Frame 1 (no input): blank canvas, image omitted
Frame 60 (no input): blank canvas, image omitted
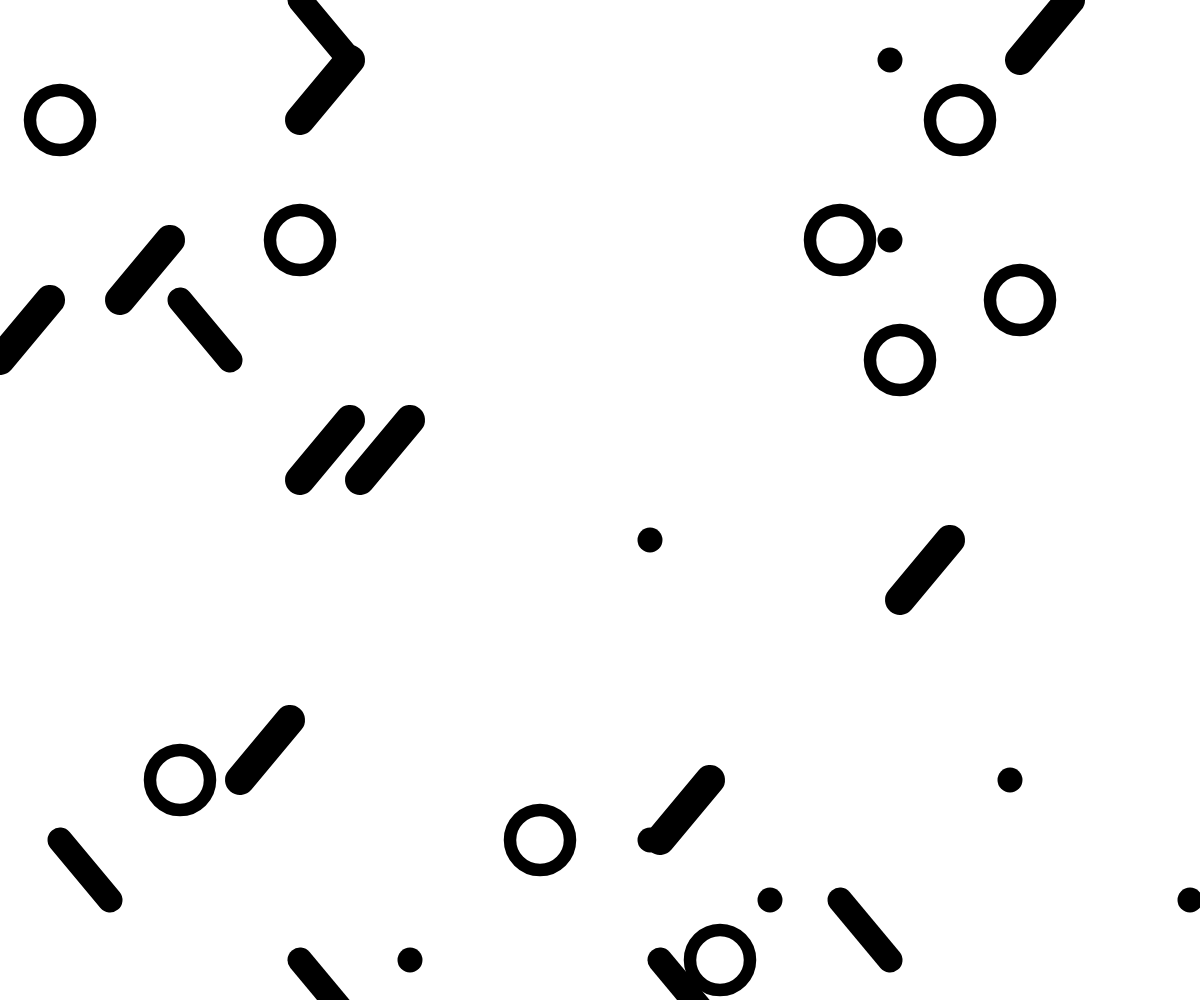
Frame 120 (the mouse pressed at the canvas centre since frame 60)

The p5.js sketch whose frames 1 and 60 were blank and that drew this single picture after the mouse press (run headless with seeded random() and noise() and a simulated clock; from frame 60 on, the mouse is pressed at the canvas centre):

// p5.js sketch
// ── sketch.js

const tileCount = 20

let actRandomSeed = 0
let actStrokeCap;


function setup() {
  createCanvas(windowWidth, windowHeight);
  actStrokeCap = ROUND
}


function draw() {
  clear()
  strokeCap(actStrokeCap)

  randomSeed(actRandomSeed)

  for (let gridY = 0; gridY < tileCount; gridY++) {
    for (let gridX = 0; gridX < tileCount; gridX++) {
      
      // get the x and y position on the grid
      // by dividing the canva's width by the tile count 
      // and multiplying by the position
      const posX = width / tileCount * gridX      
      const posY = width / tileCount * gridY
      
      const toggle = int(random(0, 48))

      const posX_ini = posX
      const posX_end = posX + height / tileCount
      const posY_ini = posY
      const posY_end = posY + width / tileCount
      
      // strokeWeight(int(random(0, 10)))
      
      // line(posX_ini, posY_ini, posX_ini, posY_end)
      // line(posX_ini, posY_end, posX_end, posY_end)

      if(toggle === 0) {
        strokeWeight(mouseX / 20)
        line(posX_end, posY_ini, posX_ini, posY_end)
      }
      if(toggle === 1) {
        strokeWeight(mouseY / 20)
        line(posX_end, posY_end, posX_end, posY_end)
      }
      if(toggle === 2) {
        strokeWeight(mouseY / 40)
        circle(posX_ini, posY_ini, mouseX / 10)
        // line(posX_ini, posY_ini, posX_ini, posY_ini)
      }
      if(toggle === 3) {
        strokeWeight(mouseY / 20)
        line(posX_ini, posY_ini, posX_end, posY_end)
      }
    }    
  }
}

function mousePressed() {
  actRandomSeed = random(100000);
}
